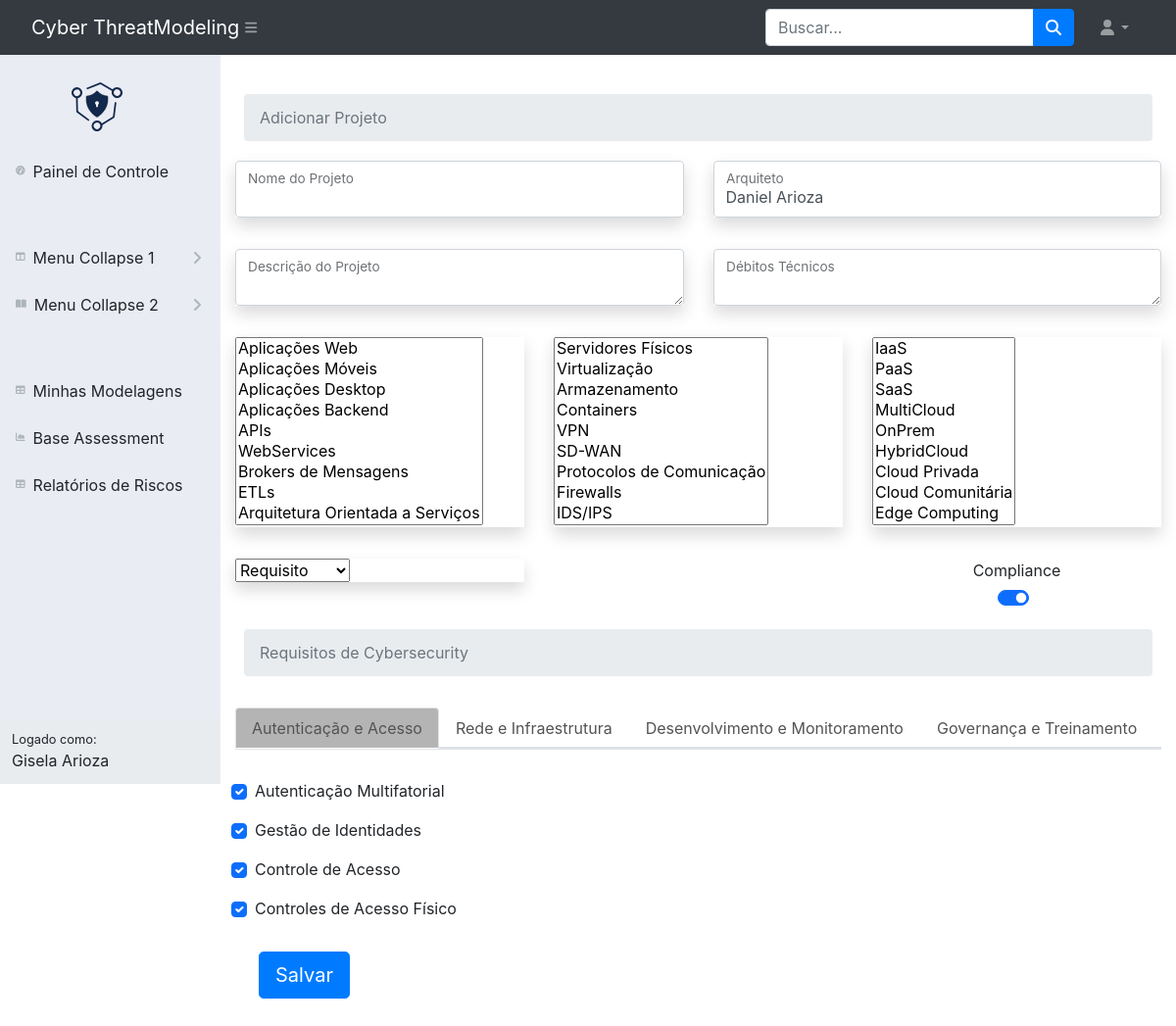
Screenshot of /adicionar_projeto (signed in) with the database file from the repository.
### app.py (models this page shows, shortened)
class User(db.Model, UserMixin):
    id = db.Column(db.Integer, primary_key=True)
    email = db.Column(db.String(120), unique=True, nullable=False)  # Alterado de username para email
    password = db.Column(db.String(120), nullable=False)
    username = db.Column(db.String(80), unique=True, nullable=False)  # Adicionado campo de nome de usuário
    project = db.relationship('Project', back_populates='arquiteto')

class CybersecurityCategories(db.Model):
    __tablename__ = 'CybersecurityCategories'
    id = db.Column(db.Integer, primary_key=True, autoincrement=True)
    category_name = db.Column(db.String, nullable=False)
    requirements = db.relationship('CybersecurityRequirements', back_populates='category')

class CybersecurityRequirements(db.Model):
    __tablename__ = 'CybersecurityRequirements'
    id = db.Column(db.Integer, primary_key=True, autoincrement=True)
    requirement_name = db.Column(db.String(255), nullable=False)
    category_id = db.Column(db.Integer, db.ForeignKey('CybersecurityCategories.id'), nullable=False)
    category = db.relationship('CybersecurityCategories', back_populates='requirements')
    projects = db.relationship('ProjectCybersecurityRequirements', back_populates='requirement')

### app.py (the view, shortened to what this page needs)
@app.route('/adicionar_projeto', methods=['GET', 'POST'])
@login_required
def adicionar_projeto():
    form = ProjectForm()
    form.arquiteto.choices = get_architect_choices()
    requirements = CybersecurityRequirements.query.all()
    categories = CybersecurityCategories.query.all()
    for req in requirements:
        field_name = "requirement-" + str(req.id)
        field = BooleanField(req.requirement_name)
        setattr(ProjectForm, field_name, field)
    try:
        return render_template('adicionar_projeto.html', form=form, categories=categories, requirements=requirements)
    except Exception as e:
        db.session.rollback()
        error_info = traceback.format_exc()  # Obtenha o stack trace completo
        print(error_info)  # Imprima o stack trace no console
        return jsonify(success=False, error=f"Erro ao adicionar projeto: {str(e)}\n{error_info}"), 500

### app.py (called while the page is built)
def get_architect_choices():
    users = User.query.all()
    return [(str(user.id), user.username) for user in users]

@login_manager.user_loader
def load_user(user_id):
    return User.query.get(int(user_id))

### templates/adicionar_projeto.html (shortened to what this page needs)
{% extends "base.html" %}
{% from "wtforms.html" import render_field %}
{% block content %}
            <div class="container-fluid px-4">
                <ol class="breadcrumb mb-3">
                    <li class="breadcrumb-item active">{% if projeto %}Editar Projeto{% else %}Adicionar Projeto{% endif %}</li>
                </ol>
            </div>
            <div class="container mt-1 mb-3">
                <form method="POST">
                    <div class="row mb-3">
                        <div class="col">
                            {{ render_field(form.nome) }}
                        </div>
                        <div class="col">
                            {{ render_field(form.arquiteto) }}
                        </div>
                    </div>
                    <div class="row mb-3">
                        <div class="col">
                            {{ render_field(form.descricao) }}
                        </div>
                        <div class="col">
                            {{ render_field(form.debitos_tecnicos) }}
                        </div>
                    </div>
                    <div class="row mb-3">
                        <div class="col">
                            {{ render_field(form.componentes_multi, class="selectpicker", multiple="multiple", render_label=false ,title="Selecione os componentes", **{'data-selected-text-format': 'count'}) }}
                        </div>
                        <div class="col">
                            {{ render_field(form.tecnologias_multi, class="selectpicker", multiple="multiple" ,render_label=false ,title="Selecione as tecnologias",**{'data-selected-text-format': 'count'}) }}
                        </div>
                        <div class="col">
                            {{ render_field(form.arquitetura_cloud_multi, class="selectpicker", multiple="multiple", render_label=false ,title="Selecione a Arquitetura", **{'data-selected-text-format': 'count'}) }}
                        </div>
                    </div>
                    <div class="row mb-3">
                        <div class="col">
                            {{ render_field(form.status_projeto, class="selectpicker", render_label=false, title="Selecione a fase envolvimento") }}
                        </div>
                        <div class="col">
                        </div>
                        <div class="col text-center">
                            <label for="{{ form.compliance_projeto.id_for_label }}" class="form-label" style="margin-bottom: -0.3rem;">{{ form.compliance_projeto.label }}</label>
                            <div class="d-flex justify-content-center">
                                <div class="form-switch">
                                    <input type="checkbox" name="compliance_projeto" id="compliance_projeto" class="form-check-input" {% if form.compliance_projeto.data %}checked{% endif %}>
                                </div>
                            </div>
                    </div>
                </div>
            </div>
                    <div class="container-fluid px-4">
                        <ol class="breadcrumb mb-3">
                            <li class="breadcrumb-item active">Requisitos de Cybersecurity</li>
                        </ol>
                    </div>
                    <div class="container mt-3">
                        <ul class="nav nav-tabs" id="cybersecurityTabs" role="tablist">
                            {% for category in categories %}
                            <li class="nav-item" role="presentation">
                                <a class="nav-link {{ 'active' if loop.first }}"
                                id="category-{{ category.id }}-tab"
                                data-bs-toggle="pill"
                                href="#category-{{ category.id }}"
                                role="tab"
                                aria-controls="category-{{ category.id }}"
                                aria-selected="{{ 'true' if loop.first else 'false' }}">
                                {{ category.category_name }}
                                </a>
                            </li>
                            {% endfor %}
                        </ul>
                            <div class="tab-content" id="cybersecurityTabsContent">
                                {% for category in categories %}
                                <div class="tab-pane fade {{ 'show active' if loop.first }}"
                                    id="category-{{ category.id }}"
                                    role="tabpanel"
                                    aria-labelledby="category-{{ category.id }}-tab">
                                    <div class="row mb-6">
                                        <div class="col mb-3">
                                            {% for requirement in category.requirements %}
                                            <div class="form-check mb-3">
                                                <input class="form-check-input"
                                                type="checkbox"
                                                id="requirement-{{ requirement.id }}"
                                                name="requirement-{{ requirement.id }}"
                                                {% if request.path == '/adicionar_projeto' or (request.path.startswith('/editar_projeto/') and requirement.id in attained_requirement_ids) %}checked{% endif %}>
                                                <label class="form-check-label"
                                                    for="requirement-{{ requirement.id }}">
                                                    {{ requirement.requirement_name }}
                                                </label>
                                            </div>
                                            {% endfor %}
                                        </div>
                                    </div>
                                </div>
                                {% endfor %}
                            </div>
                            <div class="container-fluid px-4 mb-5">
                                {{ form.submit(class="btn btn-primary btn-lg") }}
                    </div>
                    {% endblock %}

### templates/base.html (shortened to what this page needs)
<!DOCTYPE html>
<html lang="en">
    <head>
        <link rel="stylesheet" href="https://cdn.jsdelivr.net/npm/bootstrap@5.1.3/dist/css/bootstrap.min.css">
        <link rel="stylesheet" href="//use.fontawesome.com/releases/v5.0.7/css/all.css">
        <link rel="stylesheet" href="https://cdn.jsdelivr.net/npm/simple-datatables@7.1.2/dist/style.min.css"/>
        <link rel="stylesheet" href="{{ url_for('static', filename='css/styles.css') }}">
        <link rel="stylesheet" href="{{ url_for('static', filename='css/sb-admin-2.min.css') }}">
        <link rel="stylesheet" href="https://cdnjs.cloudflare.com/ajax/libs/font-awesome/4.7.0/css/font-awesome.min.css">
        <link rel="stylesheet" href="https://cdn.jsdelivr.net/npm/bootstrap@5.1.2/dist/css/bootstrap.min.css" >
        <link rel="stylesheet" href="https://cdn.jsdelivr.net/npm/bootstrap-select@1.14.0-beta2/dist/css/bootstrap-select.min.css">
        <link rel="stylesheet" href="vendor/fontawesome-free/css/all.min.css"  type="text/css">
        <link rel="stylesheet" href="https://stackpath.bootstrapcdn.com/bootstrap/4.5.2/css/bootstrap.min.css">
        </head>
<body class="sb-nav-fixed">
<nav class="sb-topnav navbar navbar-expand navbar-dark bg-dark">
    <a class="navbar-brand ps-3" href="{{ url_for('index')}}">
    Cyber ThreatModeling
    </a>
    <button class="btn btn-link btn-sm order-1 order-lg-0 me-4 me-lg-0" id="sidebarToggle" href="#!"><i class="fas fa-bars"></i></button>
    <form class="d-none d-md-inline-block form-inline ms-auto me-0 me-md-3 my-2 my-md-0">
        <div class="input-group">
            <input class="form-control" type="text" placeholder="Buscar..." aria-label="Buscar..." aria-describedby="btnNavbarSearch" />
            <button class="btn btn-primary" id="btnNavbarSearch" type="button"><i class="fas fa-search"></i></button>
        </div>
    </form>
<ul class="navbar-nav ms-auto ms-md-0 me-3 me-lg-4">
    <li class="nav-item dropdown">
        <a class="nav-link dropdown-toggle" id="navbarDropdown" href="#" role="button" data-bs-toggle="dropdown" aria-expanded="false"><i class="fas fa-user fa-fw"></i></a>
        </li>
    </ul>
</nav>
<ul class="navbar-nav ms-auto ms-md-0 me-3 me-lg-4">
    <li class="nav-item dropdown">
        <a class="nav-link dropdown-toggle" id="navbarDropdown" href="#" role="button" data-bs-toggle="dropdown" aria-expanded="false"></a>
        </li>
    </ul>
<div id="layoutSidenav">
    <div id="layoutSidenav_nav">
        <nav class="sb-sidenav accordion sb-sidenav-light" id="sidenavAccordion">
            <div class="sb-sidenav-menu">
                <div class="nav">
                    <div class="sb-sidenav-menu-heading" style="text-align: center;">
                        <div style="display: inline-block; background-image: url('{{ url_for('static', filename='assets/img/CTM.svg') }}'); background-size: contain; background-repeat: no-repeat; background-position: left center; margin-left: 20px; width: 100px; height: 50px;"></div>
                    </div>
                    <a  href="{{ url_for('index')}}"  class="nav-link">
                        <div class="sb-nav-link-icon"><i class="fas fa-tachometer-alt"></i></div>
                        Painel de Controle
                    </a>
                    <div class="sb-sidenav-menu-heading"></div>
                    <a class="nav-link collapsed" href="#" data-bs-toggle="collapse" data-bs-target="#collapseLayouts" aria-expanded="false" aria-controls="collapseLayouts">
                        <div class="sb-nav-link-icon"><i class="fas fa-columns"></i></div>
                        Menu Collapse 1
                        <div class="sb-sidenav-collapse-arrow"><i class="fas fa-angle-down"></i></div>
                    </a>
                    <a class="nav-link collapsed" href="#" data-bs-toggle="collapse" data-bs-target="#collapsePages" aria-expanded="false" aria-controls="collapsePages">
                        <div class="sb-nav-link-icon"><i class="fas fa-book-open"></i></div>
                        Menu Collapse 2
                        <div class="sb-sidenav-collapse-arrow"><i class="fas fa-angle-down"></i></div>
                    </a>
                    <div class="sb-sidenav-menu-heading"></div>
                    <a class="nav-link" href="{{ url_for('index_arch') }}">
                        <div class="sb-nav-link-icon" ><i class="fas fa-table"></i></div>
                        Minhas Modelagens
                    </a>
                    <a class="nav-link" href="{{ url_for('risk_assessment') }}">
                        <div class="sb-nav-link-icon"><i class="fas fa-chart-area"></i></div>
                        Base Assessment
                    </a>
                    <a class="nav-link" href="tables.html">
                        <div class="sb-nav-link-icon"><i class="fas fa-table"></i></div>
                        Relatórios de Riscos
                    </a>
                </div>
            </div>
            <div class="sb-sidenav-footer">
                <div class="small">Logado como:</div>
                {{ current_user.username if current_user.is_authenticated else 'Guest' }}
            </div>
        </nav>
    </div>
    <div class='content' id="layoutSidenav_content">
        {% block content %}
        {% endblock %}
    </div>
    </body>
    </html>

### rows the page displays
User: username "Gisela Arioza"
CybersecurityCategories: category_name "Autenticação e Acesso"
CybersecurityCategories: category_name "Rede e Infraestrutura"
CybersecurityCategories: category_name "Desenvolvimento e Monitoramento"
CybersecurityCategories: category_name "Governança e Treinamento"
CybersecurityRequirements: requirement_name "Autenticação Multifatorial"
CybersecurityRequirements: requirement_name "Gestão de Identidades"
CybersecurityRequirements: requirement_name "Controle de Acesso"
CybersecurityRequirements: requirement_name "Controles de Acesso Físico"
